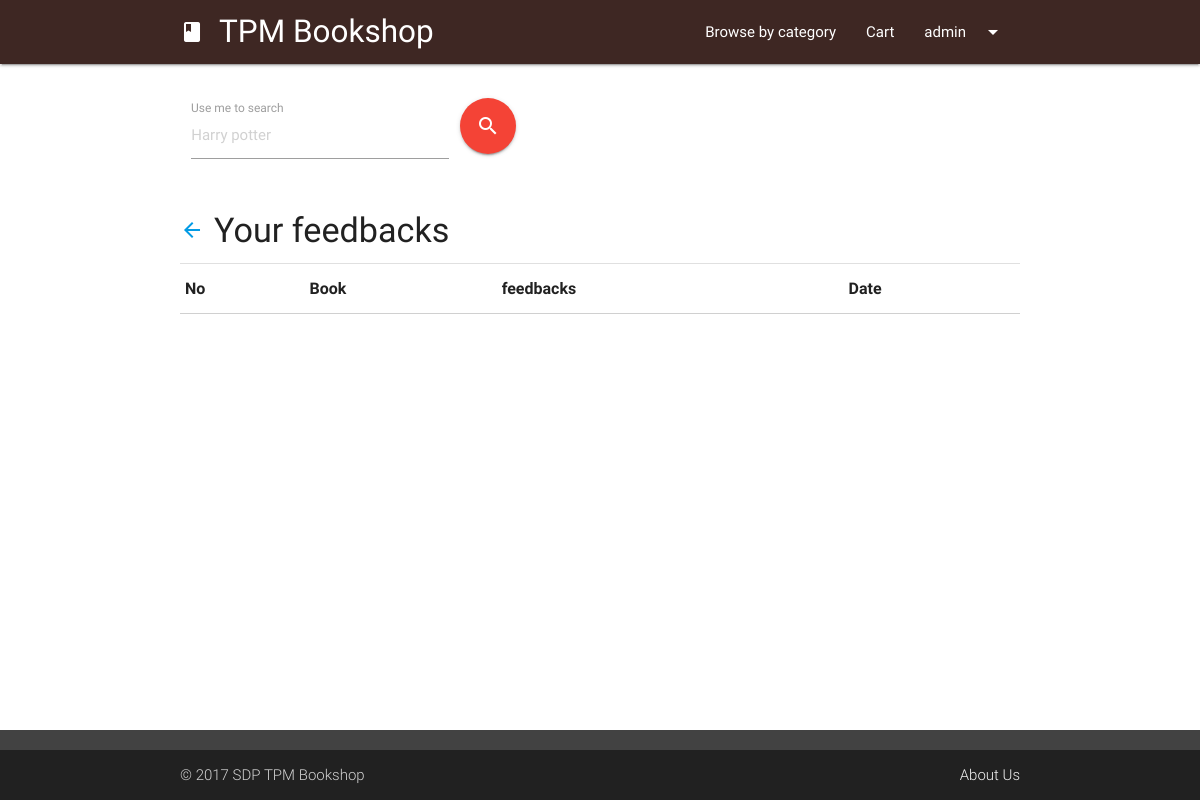
The app's page /history-more.php?action=feedbacks (signed in), older data.
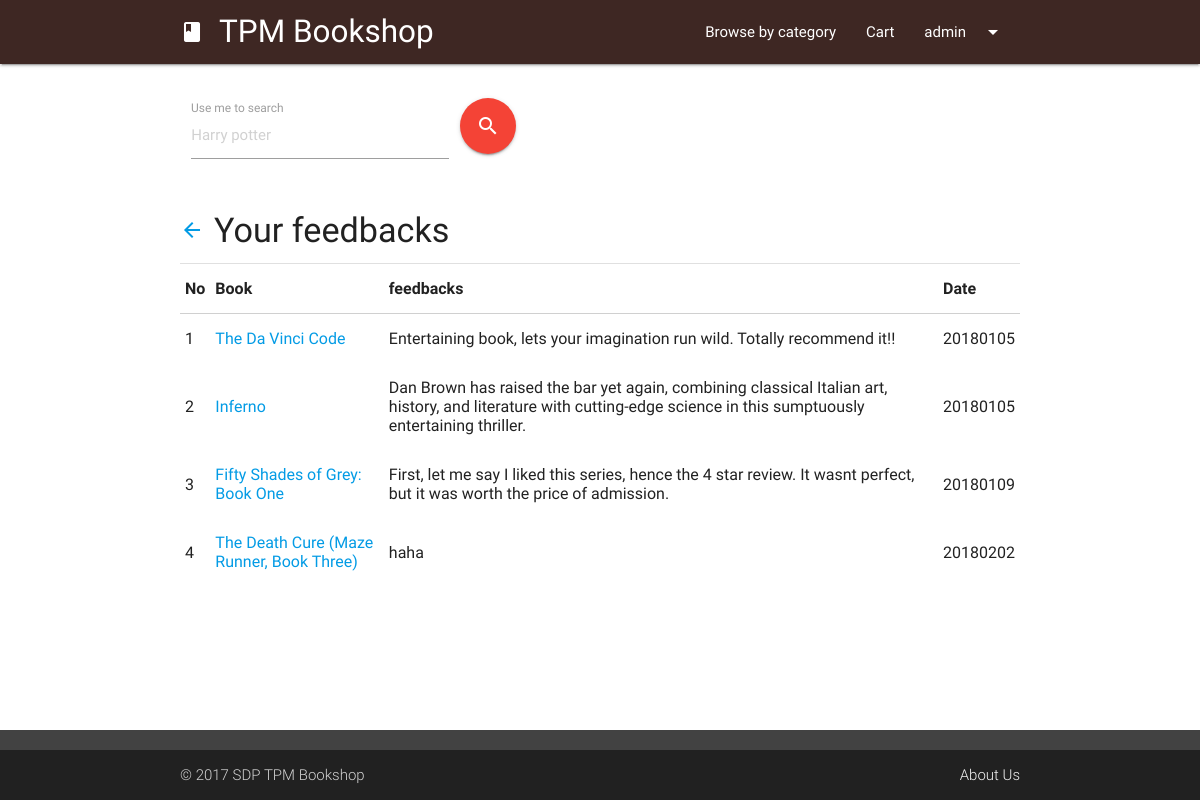
The same page, newer data.
### tables this page shows
CREATE TABLE `bookcomment` (
  `ratingID` int(11) NOT NULL,
  `bookISBN` varchar(255) NOT NULL,
  `username` varchar(255) NOT NULL,
  `comments` text NOT NULL,
  `date` int(255) NOT NULL
);

CREATE TABLE `book` (
  `bookISBN` varchar(255) NOT NULL,
  `bookname` varchar(255) NOT NULL,
  `bookcategory` varchar(80) NOT NULL,
  `bookauthor` varchar(255) NOT NULL,
  `bookdesc` longtext NOT NULL,
  `bookprice` int(11) NOT NULL,
  `bookpages` int(11) NOT NULL,
  `bookpublisher` varchar(255) NOT NULL,
  `bookdateadd` int(11) NOT NULL,
  `bookthumbnail` varchar(255) NOT NULL,
  `bookQty` int(11) NOT NULL DEFAULT '0'
);

### php/connect.php (called while the page is built, shortened)
<?php
function scanner($input,$url){
  if (preg_match('/[\'"^$&%*}{#~?><>|;]/', $input)){
     $fail = 1;
     echo "<script>window.location = '$url'; exit();</script>";
  } else {
    return $input;
  }
}
?>

### history-more.php (the view, shortened to what this page needs)
<?php session_start();
include "php/connect.php";
$currentUser = $_SESSION['tpmb-user'];
$currentAction = scanner($_GET['action'],"404.php");
if($currentAction == "feedbacks"){
	$query = "SELECT b.bookISBN, bc.ratingID, b.bookname, bc.comments, bc.date FROM bookcomment AS bc, book AS b WHERE bc.username = '$currentUser' AND bc.bookISBN=b.bookISBN";
	$queryParam = "comments";
} else if ($currentAction == "rating"){
	$query = "SELECT b.bookISBN, br.ratingID, b.bookname, br.rating, br.date FROM bookrating AS br, book AS b WHERE br.username = '$currentUser' AND br.bookISBN=b.bookISBN";
	$queryParam = "rating";
} else {
	header("Location: 404.php");
}
?>
<head>
	<link type="text/css" rel="stylesheet" href="css/materialize.min.css" media="screen,projection" />
	<link type="text/css" rel="stylesheet" href="css/tpmb.css" media="screen,projection" />
</head>
<body>
<?php
  include "ui/header.php";?>
  <main class="container">
    <div class="row margintop4">
			<?php include "ui/searchUI.php"; ?>
    </div>
    <h4 class="left-align col s12 m6 offset-m3 margintop4"><a role="button" onclick="history.go(-1);" style="cursor: pointer;">
			<i class="material-icons" style="margin-right:10px;">arrow_back</i></a>Your <?php echo $currentAction; ?></h4>
    <div class="divider"></div>
    <table class="highlight responsive-table">
      <thead>
        <tr><th>No</th><th>Book</th><th><?php echo $currentAction; ?></th><th>Date</th></tr>
      </thead>
      <tbody>
		<?php
    $userHistoryArray=mysqli_query($conn,$query); $i=1;
    while($userHistory = mysqli_fetch_array($userHistoryArray)){ ?>
        <tr>
					<td><?php echo $i; ?></td>
          <td><a target="_blank" href="book.php?bookid=<?php echo $userHistory['bookISBN']; ?>"><?php echo $userHistory['bookname']; ?></a></td>
          <td><?php echo $userHistory[$queryParam]; ?></td>
          <td><?php echo $userHistory['date']; ?></td>
        </tr>
      <?php $i++; } ?>
      </tbody>
    </table>
  </main>
</body>

Row changes from the older to the newer data that the page shows:
added bookcomment: book.bookname "The Da Vinci Code", comments "Entertaining book, lets your imagination run wild. Totally recommend it!!", date "20180105"
added bookcomment: book.bookname "Inferno", comments "Dan Brown has raised the bar yet again, combining classical Italian art, history, and literature with cutting-edge science in this sumptuously entertaining thriller.", date "20180105"
added bookcomment: book.bookname "Fifty Shades of Grey: Book One", comments "First, let me say I liked this series, hence the 4 star review. It wasnt perfect, but it was worth the price of admission.", date "20180109"
added bookcomment: book.bookname "The Death Cure (Maze Runner, Book Three)", comments "haha", date "20180202"
